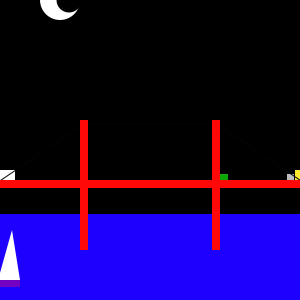
Frame 1 (no input)
Frame 60 (the mouse pressed at the canvas centre just before this capture): identical to frame 1, image omitted
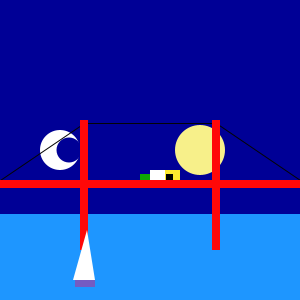
Frame 120 (the mouse held since frame 60 and released just before this capture)

The Processing sketch that drew these frames (run headless with seeded random() and noise(); from frame 60 on, the mouse is pressed at the canvas centre):

// Processing sketch: processing_35625
// ── processing_35625.pde

void setup() {
  size(300, 300);
}

void draw() {
  background(0, 0, mouseX);

  //Moon
  noStroke();
  fill(255);
  ellipse(width/5, mouseX, 40, 40);
  fill(0, 0, mouseX);
  ellipse(width/5+9, mouseX, 25, 25);

  //Sun
  fill(#F7F120-mouseX);
  ellipse(width*2/3, height-mouseX, 50, 50);

  //Water
  fill(30, mouseX, 255);
  rect(0, height*5/7, width, height);

  //Yellow Truck + Green Car
  fill(#FCE82E);
  rect(300-mouseX*.9-5, 170, 20, 17);
  fill(#BCBCBC);
  rect(300-mouseX*.9-13, 174, 7, 7);
  fill(#0DA703);
  rect(300-mouseX*.5-85, 174, 13, 7);

  //White Truck
  fill(255);
  rect(mouseX, 170, 15, 15);
  fill(0);
  rect(mouseX+16, 174, 7, 7);

  //BridgePart1
  stroke(4);
  line(0, 180, 84, 123);

  //BridgePart2
  stroke(4);
  line(300, 180, 216, 123);

  //BridgePart3
  stroke(4);
  line(84, 123, 216, 123);

  //BridgePart4
  noStroke();
  fill(#FF0808);
  rect(0, 180, 300, 8);

  //BridgePart5
  fill(#FF0808);
  rect(80, 120, 8, 130);

  //BridgePart6
  fill(#FF0808);
  rect(212, 120, 8, 130);

  //Sailboat
  fill(250, 2-mouseX, 100, 100);
  rect(mouseX*.5, 280, 20, 7);
  fill(255);
  triangle(mouseX*.5-2, 280, mouseX*.5+12, 230, mouseX*.5+20, 280);
}
